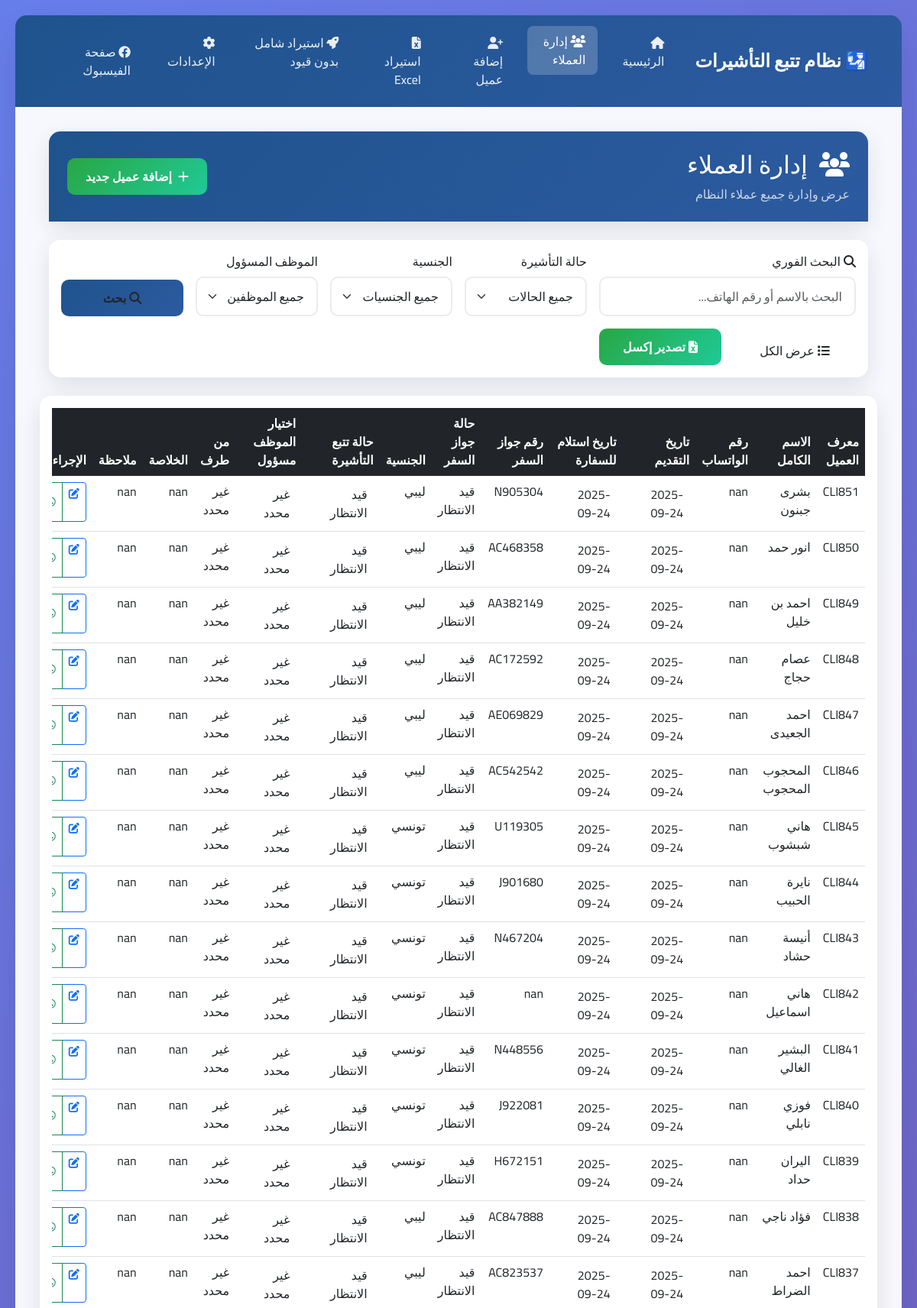
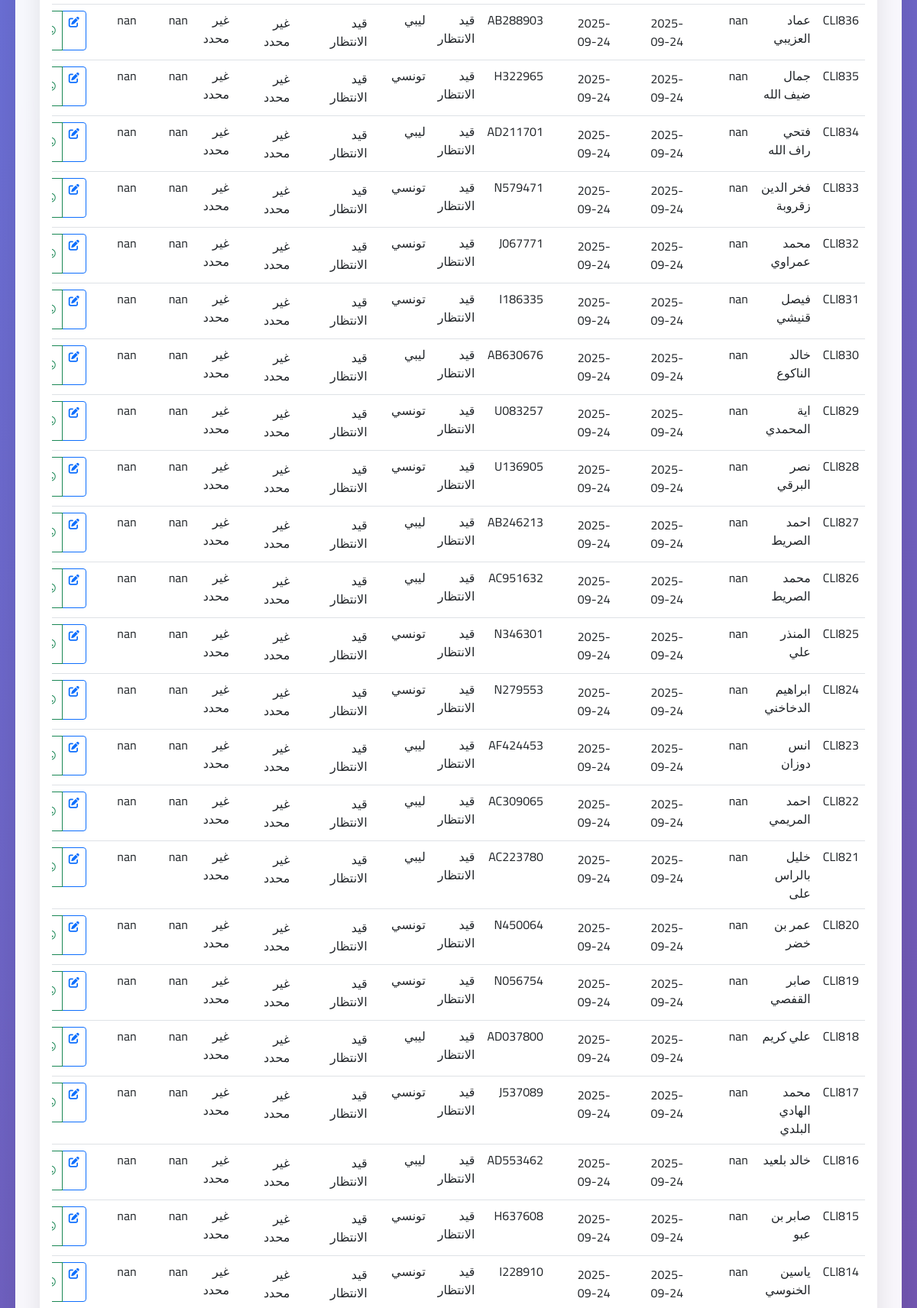
The app's page /clients?page=4&per_page=50&search=&status=&nationality=&employee= (upper part) with its own data (2 pictures, top to bottom).
### tables this page shows
CREATE TABLE clients (
        id INTEGER PRIMARY KEY AUTOINCREMENT,
        client_id TEXT UNIQUE,
        full_name TEXT,
        whatsapp_number TEXT,
        whatsapp_number_clean TEXT,
        application_date TEXT,
        transaction_date TEXT,
        passport_number TEXT,
        passport_status TEXT,
        passport_status_normalized TEXT,
        nationality TEXT,
        visa_status TEXT,
        visa_status_normalized TEXT,
        processed_by TEXT,
        summary TEXT,
        notes TEXT,
        responsible_employee TEXT,
        
        -- Nouvelles colonnes pour supporter tous les formats
        original_row_number INTEGER,
        import_timestamp TEXT,
        is_duplicate BOOLEAN DEFAULT 0,
        has_empty_fields BOOLEAN DEFAULT 0,
        has_errors BOOLEAN DEFAULT 0,
        original_data TEXT,  -- JSON des données originales
        
        -- Colonnes supplémentaires du fichier Excel
        excel_col_0 TEXT,
        excel_col_1 TEXT,
        excel_col_2 TEXT,
        excel_col_3 TEXT,
        excel_col_4 TEXT,
        excel_col_5 TEXT,
        excel_col_6 TEXT,
        excel_col_7 TEXT,
        excel_col_8 TEXT,
        excel_col_9 TEXT,
        excel_col_10 TEXT,
        excel_col_11 TEXT,
        excel_col_12 TEXT,
        
        created_at TIMESTAMP DEFAULT CURRENT_TIMESTAMP,
        updated_at TIMESTAMP DEFAULT CURRENT_TIMESTAMP
    , auto_generated_id BOOLEAN DEFAULT FALSE, empty_name_accepted BOOLEAN DEFAULT FALSE, extra_data TEXT);

### app.py (the view)
@app.route('/clients', endpoint='clients_list')
def clients_list():
    print(f"🎯 ROUTE /clients APPELÉE - DÉBUT DU TRAITEMENT")
    print(f"🎯 URL: {request.url}")
    print(f"🎯 ARGS: {dict(request.args)}")
    try:
        page = int(request.args.get('page', 1))
        per_page_param = request.args.get('per_page', '50')  # Réduit de 100 à 50
        if per_page_param == 'all':
            per_page = 10000  # Nombre très élevé pour afficher tous les clients
        else:
            per_page = int(per_page_param)
        search_term = request.args.get('search', '')
        status_filter = request.args.get('status', '')
        nationality_filter = request.args.get('nationality', '')
        employee_filter = request.args.get('employee', '')
        filters = {}
        if search_term:
            filters['search'] = search_term
        if status_filter and status_filter in Client.VISA_STATUS_OPTIONS:
            filters['visa_status'] = status_filter
        if nationality_filter and nationality_filter in Client.NATIONALITY_OPTIONS:
            filters['nationality'] = nationality_filter
        if employee_filter and employee_filter in Client.EMPLOYEE_OPTIONS:
            filters['responsible_employee'] = employee_filter
        print(f"🎯 AVANT APPEL CONTRÔLEUR - page: {page}, per_page: {per_page}, filters: {filters}")
        if filters:
            clients, total = client_controller.get_filtered_clients(filters, page, per_page)
        else:
            clients, total = client_controller.get_all_clients(page, per_page)
        print(f"🎯 APRÈS APPEL CONTRÔLEUR - clients: {len(clients)}, total: {total}")
        print(f"🎯 PREMIERS CLIENTS: {[c.get('client_id', 'N/A') for c in clients[:3]]}")
        print(f"🎯 TOUS LES CLIENTS: {[c.get('client_id', 'N/A') for c in clients]}")  # DEBUG: afficher tous les clients
        with open('debug_route.log', 'w', encoding='utf-8') as f:
            f.write(f"Page: {page}, Per page: {per_page}\n")
            f.write(f"Total clients: {total}\n")
            f.write(f"Clients returned: {len(clients)}\n")
            f.write(f"Client IDs: {[c.get('client_id', 'N/A') for c in clients]}\n")
            f.write(f"CLI1000 present: {'CLI1000' in [c.get('client_id', 'N/A') for c in clients]}\n")
        total_pages = (total + per_page - 1) // per_page
        has_prev = page > 1
        has_next = page < total_pages
        pagination = {
            'page': page,
            'per_page': per_page,
            'total': total,
            'total_pages': total_pages,
            'has_prev': has_prev,
            'has_next': has_next,
            'prev_num': page - 1 if has_prev else None,
            'next_num': page + 1 if has_next else None
        }
        mapped_clients = clients
        print(f"🐛 DEBUG CRITIQUE: Nombre de clients récupérés: {len(clients)}")
        print(f"🐛 DEBUG CRITIQUE: Total: {total}")
        print(f"🐛 DEBUG CRITIQUE: Premiers clients: {[c.get('client_id', 'N/A') for c in clients[:3]]}")
        print(f"🐛 DEBUG CRITIQUE: Base de données: {db_manager.db_path}")
        print(f"🐛 DEBUG CRITIQUE: Type de contrôleur: {type(client_controller)}")
        return render_template('clients.html',
                             clients=mapped_clients,
                             pagination=pagination,
                             search_term=search_term,
                             status_filter=status_filter,
                             nationality_filter=nationality_filter,
                             employee_filter=employee_filter,
                             visa_statuses=Client.VISA_STATUS_OPTIONS,
                             nationalities=Client.NATIONALITY_OPTIONS,
                             employees=Client.EMPLOYEE_OPTIONS,
                             app_title='نظام تتبع التأشيرات',
                             company_name='شركة تسهيل للخدمات',
                             facebook_link='https://facebook.com/yourpage')
    except Exception as e:
        flash(f'خطأ في تحميل قائمة العملاء: {str(e)}', 'error')
        return render_template('clients.html', clients=[], pagination={'page': 1, 'total': 0, 'total_pages': 0})

### app.py (called while the page is built)
@app.context_processor
def inject_rtl_support():
    from datetime import datetime
    return {
        'rtl_support': True,
        'app_title': '🛂 نظام تتبع التأشيرات الذكي - TCA',
        'company_name': 'شركة تونس للاستشارات والخدمات',
        'facebook_link': 'https://www.facebook.com/share/1D4dHp2z74/?mibextid=wwXIfr',
        'current_datetime': datetime.now().strftime('%Y-%m-%d %H:%M')
    }

### src/controllers/client_controller.py (called while the page is built)
    def get_all_clients(self, page: int = 1, per_page: int = 50) -> tuple[List[Dict[str, Any]], int]:
        try:
            clients, total = self.db_manager.get_all_clients(page, per_page)
            return [dict(client) for client in clients], total
        except Exception as e:
            print(f"Erreur lors de la récupération des clients: {e}")
            return [], 0

### src/database/database_manager.py (called while the page is built)
    def get_connection(self):
        return sqlite3.connect(self.db_path)

    def get_all_clients(self, page: int = 1, per_page: int = 50) -> tuple[List[sqlite3.Row], int]:
        conn = self.get_connection()
        conn.row_factory = sqlite3.Row
        cursor = conn.cursor()
        try:
            cursor.execute('SELECT COUNT(*) FROM clients')
            total = cursor.fetchone()[0]
            offset = (page - 1) * per_page
            cursor.execute("""
                SELECT * FROM clients
                ORDER BY
                    CASE WHEN client_id IS NULL OR client_id = '' THEN 1 ELSE 0 END ASC,
                    CAST(SUBSTR(client_id, 4) AS INTEGER) DESC
                LIMIT ? OFFSET ?
            """, (per_page, offset))
            clients = cursor.fetchall()
            return clients, total
        finally:
            conn.close()

### templates/clients.html (shortened to what this page needs)
{% extends "base.html" %}
{% block content %}
<div class="container-fluid">
 <div class="row mb-4">
 <div class="col-12">
  <div class="card card-modern">
  <div class="card-header-modern">
   <div class="row align-items-center">
   <div class="col">
    <h2 class="mb-0">
    <i class="fas fa-users me-2"></i> إدارة العملاء
    </h2>
    <p class="mb-0 mt-2 opacity-75">عرض وإدارة جميع عملاء النظام</p>
   </div>
   <div class="col-auto">
    <a href="{{ url_for('add_client') }}" class="btn btn-success-custom">
    <i class="fas fa-plus me-2"></i>إضافة عميل جديد
    </a>
   </div>
   </div>
  </div>
  </div>
 </div>
 </div>
 <div class="row mb-4">
 <div class="col-12">
  <div class="card card-modern">
  <div class="card-body">
   <form method="GET" action="{{ url_for('clients_list') }}" class="row g-3">
   <div class="col-lg-4 col-md-6">
    <label for="search" class="form-label">
    <i class="fas fa-search me-1"></i>البحث الفوري
    </label>
    <input type="text" class="form-control" id="search" name="search"
      value="{{ search_term }}" placeholder="البحث بالاسم أو رقم الهاتف...">
   </div>
   <div class="col-lg-2 col-md-6">
    <label for="status" class="form-label">حالة التأشيرة</label>
    <select class="form-select" id="status" name="status">
    <option value="">جميع الحالات</option>
    </select>
   </div>
   <div class="col-lg-2 col-md-6">
    <label for="nationality" class="form-label">الجنسية</label>
    <select class="form-select" id="nationality" name="nationality">
    <option value="">جميع الجنسيات</option>
    </select>
   </div>
   <div class="col-lg-2 col-md-6">
    <label for="employee" class="form-label">الموظف المسؤول</label>
    <select class="form-select" id="employee" name="employee">
    <option value="">جميع الموظفين</option>
    </select>
   </div>
   <div class="col-lg-2 col-md-6 d-flex align-items-end">
    <button type="submit" class="btn btn-primary-custom w-100">
    <i class="fas fa-search me-1"></i>بحث
    </button>
   </div>
   <div class="col-lg-2 col-md-6 d-flex align-items-end">
    <a href="{{ url_for('clients_list', per_page='all') }}" class="btn btn-info-custom w-100">
    <i class="fas fa-list me-1"></i>عرض الكل
    </a>
   </div>
   <div class="col-lg-2 col-md-6 d-flex align-items-end">
    <button type="button" class="btn btn-success-custom w-100" onclick="exportToExcel()">
    <i class="fas fa-file-excel me-1"></i>تصدير إكسل
    </button>
   </div>
   </div>
  </div>
  </div>
 </div>
 </div>
 <div class="row">
 <div class="col-12">
  <div class="card card-modern">
  <div class="card-body">
   {% if clients and clients|length > 0 %}
   <div class="table-responsive">
    <table class="table table-hover">
    <thead class="table-dark">
     <tr>
     <th>معرف العميل</th>
     <th>الاسم الكامل</th>
     <th>رقم الواتساب</th>
     <th>تاريخ التقديم</th>
     <th>تاريخ استلام للسفارة</th>
     <th>رقم جواز السفر</th>
     <th>حالة جواز السفر</th>
     <th>الجنسية</th>
     <th>حالة تتبع التأشيرة</th>
     <th>اختيار الموظف مسؤول</th>
     <th>من طرف</th>
     <th>الخلاصة</th>
     <th>ملاحظة</th>
     <th>الإجراءات</th>
     </tr>
    </thead>
    <tbody>
     {% for client in clients %}
     <tr>
     <td>{{ client.get('client_id', 'غير محدد') }}</td>
     <td>{{ client.get('full_name', 'غير محدد') }}</td>
     <td>{{ client.get('whatsapp_number', 'غير محدد') }}</td>
     <td>
      <div class="inline-edit-container" data-field="application_date" data-client-id="{{ client.get('client_id', '') }}">
       <div class="inline-edit-display">
        <span class="field-value">{{ client.get('file_date', client.get('application_date', 'غير محدد')) }}</span>
       </div>
      </div>
     </td>
     <td>
      <div class="inline-edit-container" data-field="transaction_date" data-client-id="{{ client.get('client_id', '') }}">
       <div class="inline-edit-display">
        <span class="field-value">{{ client.get('reception_date', client.get('transaction_date', 'غير محدد')) }}</span>
       </div>
      </div>
     </td>
     <td>{{ client.get('passport_number', 'غير محدد') }}</td>
     <td>{{ client.get('passport_status', 'غير محدد') }}</td>
     <td>{{ client.get('nationality', 'غير محدد') }}</td>
     <td>
      <div class="inline-edit-container" data-field="visa_status" data-client-id="{{ client.get('client_id', '') }}">
       <div class="inline-edit-display">
        <span class="field-value">{{ client.get('visa_status', 'غير محدد') }}</span>
       </div>
      </div>
     </td>
     <td>
      <div class="inline-edit-container" data-field="responsible_employee" data-client-id="{{ client.get('client_id', '') }}">
       <div class="inline-edit-display">
        <span class="field-value">{{ client.get('responsible_employee', 'غير محدد') }}</span>
       </div>
      </div>
     </td>
     <td>{{ client.get('processed_by', 'غير محدد') }}</td>
     <td>{{ client.get('summary', 'غير محدد') }}</td>
     <td>{{ client.get('notes', 'غير محدد') }}</td>
     <td>
      <div class="btn-group" role="group">
      <a href="{{ url_for('edit_client', client_id=client.get('client_id', '')) }}"
        class="btn btn-sm btn-outline-primary" title="تعديل">
       <i class="fas fa-edit"></i>
      </a>
      <button type="button" class="btn btn-sm btn-outline-success"
       onclick="sendWhatsAppTest('{{ client.get('client_id', '') }}')"
       title="إرسال رسالة واتساب">
       <i class="fab fa-whatsapp"></i>
      </button>
      </div>
     </td>
     </tr>
     {% endfor %}
    </tbody>
    </table>
   </div>
   {% else %}
   <div class="text-center py-5">
    <i class="fas fa-users fa-3x text-muted mb-3"></i>
    <h4 class="text-muted">لا توجد نتائج</h4>
    <p class="text-muted">لم يتم العثور على أي عملاء مطابقين للمعايير المحددة</p>
   </div>
   {% endif %}
  </div>
  </div>
  </div>
 </div>
</div>
{% endblock %}

### static/css/styles.fd3d584b206e4d6370ba.css (style rules this page uses)
:root { --primary-color:#1f538d;--secondary-color:#2c5aa0;--accent-color:#f8f9fa;--success-color:#28a745;--warning-color:#ffc107;--danger-color:#dc3545;--info-color:#17a2b8;--dark-color:#343a40;--light-color:#f8f9fa }
body { background:linear-gradient(135deg,#667eea,#764ba2);direction:rtl;font-family:Cairo,sans-serif;min-height:100vh }
.card-modern { background:#fff;border:none;border-radius:15px;box-shadow:0 10px 30px rgba(0,0,0,.1);transition:all .3s ease }
.card-header-modern { border-radius:15px 15px 0 0!important;color:#fff;padding:1.5rem }
.btn-primary-custom,.card-header-modern { background:linear-gradient(135deg,var(--primary-color) 0,var(--secondary-color) 100%);border:none }
.btn-primary-custom { border-radius:10px;font-weight:600;padding:.75rem 1.5rem;transition:all .3s ease }
.btn-success-custom { background:linear-gradient(135deg,var(--success-color) 0,#20c997 100%);border:none;border-radius:10px;color:#fff;font-weight:600;padding:.75rem 1.5rem;transition:all .3s ease }
.form-control,.form-select { border:2px solid #e9ecef;border-radius:10px;padding:.75rem 1rem;transition:all .3s ease }
.table-responsive { -webkit-overflow-scrolling:touch }
* { backface-visibility:hidden;transform:translateZ(0) }
.col-lg-4.col-md-6 { position:relative }
.inline-edit-container { cursor:pointer;position:relative;transition:all .2s ease }
.inline-edit-display { align-items:center;display:flex;justify-content:space-between;min-height:32px;padding:4px 8px }

### records on screen
clients: get "CLI851", get "بشرى جبنون", get "nan", get "2025-09-24", get "N905304", get "قيد الانتظار", get "ليبي", get "غير محدد"
clients: get "CLI850", get "انور حمد", get "nan", get "2025-09-24", get "AC468358", get "قيد الانتظار", get "ليبي", get "غير محدد"
clients: get "CLI849", get "احمد بن خليل", get "nan", get "2025-09-24", get "AA382149", get "قيد الانتظار", get "ليبي", get "غير محدد"
clients: get "CLI848", get "عصام حجاج", get "nan", get "2025-09-24", get "AC172592", get "قيد الانتظار", get "ليبي", get "غير محدد"
clients: get "CLI847", get "احمد الجعيدى", get "nan", get "2025-09-24", get "AE069829", get "قيد الانتظار", get "ليبي", get "غير محدد"
clients: get "CLI846", get "المحجوب المحجوب", get "nan", get "2025-09-24", get "AC542542", get "قيد الانتظار", get "ليبي", get "غير محدد"
clients: get "CLI845", get "هاني شبشوب", get "nan", get "2025-09-24", get "U119305", get "قيد الانتظار", get "تونسي", get "غير محدد"
clients: get "CLI844", get "نايرة الحبيب", get "nan", get "2025-09-24", get "J901680", get "قيد الانتظار", get "تونسي", get "غير محدد"
clients: get "CLI843", get "أنيسة حشاد", get "nan", get "2025-09-24", get "N467204", get "قيد الانتظار", get "تونسي", get "غير محدد"
clients: get "CLI842", get "هاني اسماعيل", get "nan", get "2025-09-24", get "قيد الانتظار", get "تونسي", get "غير محدد"
clients: get "CLI841", get "البشير الغالي", get "nan", get "2025-09-24", get "N448556", get "قيد الانتظار", get "تونسي", get "غير محدد"
clients: get "CLI840", get "فوزي نابلي", get "nan", get "2025-09-24", get "J922081", get "قيد الانتظار", get "تونسي", get "غير محدد"
clients: get "CLI839", get "اليران حداد", get "nan", get "2025-09-24", get "H672151", get "قيد الانتظار", get "تونسي", get "غير محدد"
clients: get "CLI838", get "فؤاد ناجي", get "nan", get "2025-09-24", get "AC847888", get "قيد الانتظار", get "ليبي", get "غير محدد"
clients: get "CLI837", get "احمد الضراط", get "nan", get "2025-09-24", get "AC823537", get "قيد الانتظار", get "ليبي", get "غير محدد"
clients: get "CLI836", get "عماد العزيبي", get "nan", get "2025-09-24", get "AB288903", get "قيد الانتظار", get "ليبي", get "غير محدد"
clients: get "CLI835", get "جمال ضيف الله", get "nan", get "2025-09-24", get "H322965", get "قيد الانتظار", get "تونسي", get "غير محدد"
clients: get "CLI834", get "فتحي راف الله", get "nan", get "2025-09-24", get "AD211701", get "قيد الانتظار", get "ليبي", get "غير محدد"
clients: get "CLI833", get "فخر الدين زقروبة", get "nan", get "2025-09-24", get "N579471", get "قيد الانتظار", get "تونسي", get "غير محدد"
clients: get "CLI832", get "محمد عمراوي", get "nan", get "2025-09-24", get "J067771", get "قيد الانتظار", get "تونسي", get "غير محدد"
clients: get "CLI831", get "فيصل قنيشي", get "nan", get "2025-09-24", get "I186335", get "قيد الانتظار", get "تونسي", get "غير محدد"
clients: get "CLI830", get "خالد الناكوع", get "nan", get "2025-09-24", get "AB630676", get "قيد الانتظار", get "ليبي", get "غير محدد"
clients: get "CLI829", get "اية المحمدي", get "nan", get "2025-09-24", get "U083257", get "قيد الانتظار", get "تونسي", get "غير محدد"
clients: get "CLI828", get "نصر البرقي", get "nan", get "2025-09-24", get "U136905", get "قيد الانتظار", get "تونسي", get "غير محدد"
clients: get "CLI827", get "احمد الصريط", get "nan", get "2025-09-24", get "AB246213", get "قيد الانتظار", get "ليبي", get "غير محدد"
clients: get "CLI826", get "محمد الصريط", get "nan", get "2025-09-24", get "AC951632", get "قيد الانتظار", get "ليبي", get "غير محدد"
clients: get "CLI825", get "المنذر علي", get "nan", get "2025-09-24", get "N346301", get "قيد الانتظار", get "تونسي", get "غير محدد"
clients: get "CLI824", get "ابراهيم الدخاخني", get "nan", get "2025-09-24", get "N279553", get "قيد الانتظار", get "تونسي", get "غير محدد"
clients: get "CLI823", get "انس دوزان", get "nan", get "2025-09-24", get "AF424453", get "قيد الانتظار", get "ليبي", get "غير محدد"
clients: get "CLI822", get "احمد المريمي", get "nan", get "2025-09-24", get "AC309065", get "قيد الانتظار", get "ليبي", get "غير محدد"
clients: get "CLI821", get "خليل بالراس على", get "nan", get "2025-09-24", get "AC223780", get "قيد الانتظار", get "ليبي", get "غير محدد"
clients: get "CLI820", get "عمر بن خضر", get "nan", get "2025-09-24", get "N450064", get "قيد الانتظار", get "تونسي", get "غير محدد"
clients: get "CLI819", get "صابر القفصي", get "nan", get "2025-09-24", get "N056754", get "قيد الانتظار", get "تونسي", get "غير محدد"
clients: get "CLI818", get "علي كريم", get "nan", get "2025-09-24", get "AD037800", get "قيد الانتظار", get "ليبي", get "غير محدد"
clients: get "CLI817", get "محمد الهادي البلدي", get "nan", get "2025-09-24", get "J537089", get "قيد الانتظار", get "تونسي", get "غير محدد"
clients: get "CLI816", get "خالد بلعيد", get "nan", get "2025-09-24", get "AD553462", get "قيد الانتظار", get "ليبي", get "غير محدد"
clients: get "CLI815", get "صابر بن عبو", get "nan", get "2025-09-24", get "H637608", get "قيد الانتظار", get "تونسي", get "غير محدد"
clients: get "CLI814", get "ياسين الخنوسي", get "nan", get "2025-09-24", get "I228910", get "قيد الانتظار", get "تونسي", get "غير محدد"

### other values on screen
{{ app_title }} "نظام تتبع التأشيرات"
